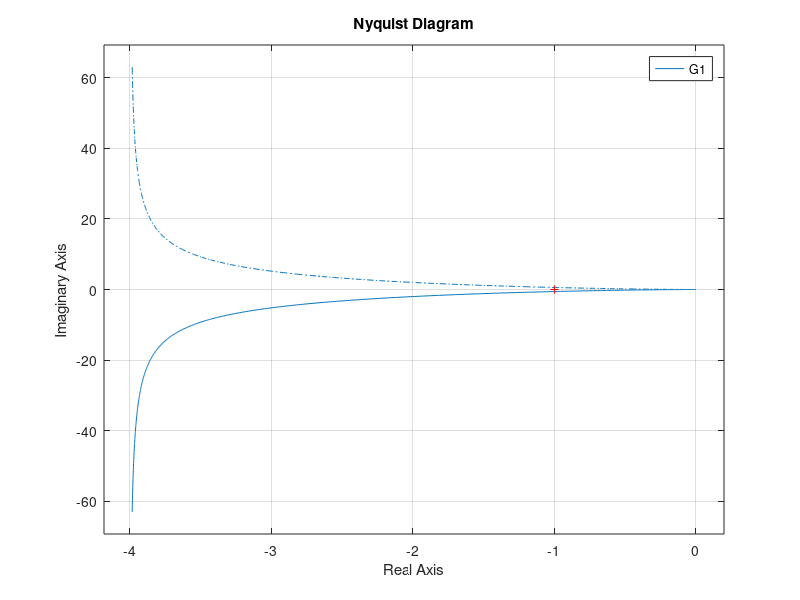
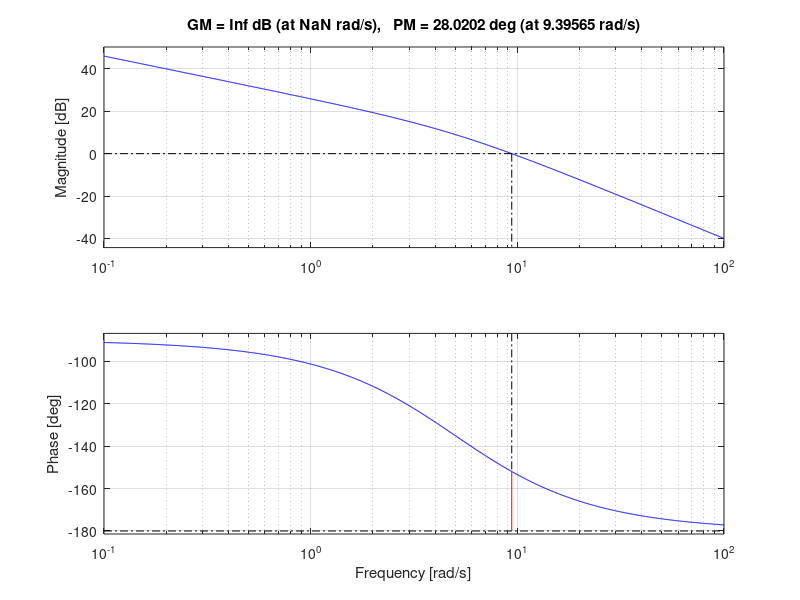

MATLAB code to generate these figures, in order:
clear all
clc
close all

K=100;
s = tf('s');
%G0=zpk([],[0,-3,-5],K)%G2=zpk([-3,-5],[2,4],K)

G1=((K/(s*(s+5))))

figure,nyquist(G1)

%sys=tf(G)
figure,bode(G1)
margin(G1);
%grid